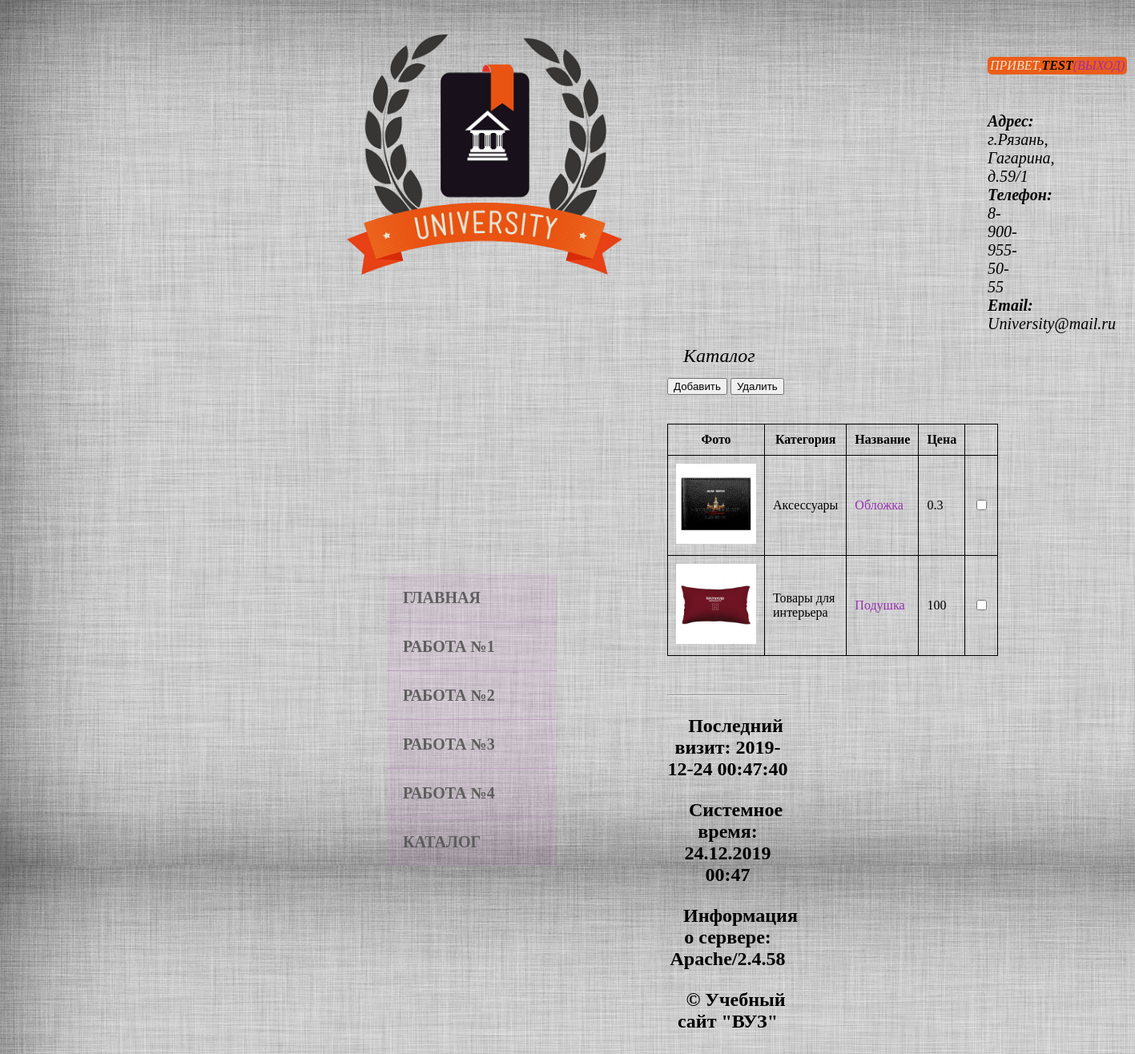
Page /index.php?page=catalog (signed in) on the committed database.
### tables this page shows
CREATE TABLE `items` (
  `id` int(12) NOT NULL,
  `name` varchar(70) NOT NULL,
  `category` varchar(25) NOT NULL,
  `price` float NOT NULL,
  `description` varchar(200) NOT NULL,
  `image` varchar(40) NOT NULL
);

### catalog.php (the view, shortened to what this page needs)
<div class="index-text-1">Каталог</div>
<div class="article">
	<form action="index.php?page=catalog" method="POST">
		<input type="submit" name="add" value="Добавить">
		<input type="submit" name="del" value="Удалить">
		<br><br>
		<br>
		<table class="content" >
			<tr>
				<th>Фото</th>
				<th style="width:200px;">Категория</th>
				<th style="width:500px;">Название</th>
				<th>Цена</th>
				<th></th>
			</tr>
			<?php
				$rows = getRecords("SELECT id,name,category,price,image FROM items ORDER BY id ASC");
				if (!empty($rows))
				{
					foreach($rows as $row)
					{
						echo "<tr>";
						echo "<td><img src='".$row['image'].".jpg"."' height='100' width='100'></td>";
						echo "<td>".$row['category']."</td><td><a href='index.php?page=item&id=".$row['id']."'>".$row['name']."</a></td><td>".$row['price']."</td>";
						echo "<td width='10px'><input type='checkbox' name='delId[]' value=".$row['id']."></td>";
						echo "</tr>";
					}
				}
			?>
		</table>
</form>
</div>

### index.php (shortened to what this page needs)
<?php
	include "lib.inc.php";
	if (isset($_COOKIE['lastVisit']))
		$lastVisit = $_COOKIE['lastVisit'];
	(empty($_GET['page']) ? $page = "" : $page = $_GET['page']);
?>
<!DOCTYPE html>
<html lang="en">
<head>
	<link rel="stylesheet" href="style.css" type="text/css" media="screen" />
</head>
<body>
	<?php include "blocks/top.inc.php" ?>
	<?php include "blocks/menu.inc.php" ?>
	<div>
		<?php
				if (isset($_SESSION['login']))
				{
					if (empty($page)) {
						echo '<div class="index-text-1">
								<p><b>Университет</b> — высшее учебное заведение, где готовятся специалисты по фундаментальным и многим прикладным наукам. Как правило, осуществляет и научно-исследовательскую работу. Многие современные университеты действуют как учебно-научно-практические комплексы. Университеты объединяют в своём составе несколько факультетов, на которых представлена совокупность различных дисциплин, составляющих основы научного знания.</p>
								<p><b>Высшее образование</b> - это своеобразный признак интеллигентности и высокого уровня культуры личности.</p>
							</div>
							<div>
								<img class="index-glavnya-img" src="images/pic1.png" alt="фото университета">
								<video src="images/видео.mp4" width="400" height="150"  preload="auto" controls="controls"></video>
							</div>';
					}
					else
					{
						switch($page)
						{
							case 'catalog': include 'catalog.php';break;
						}
					}
				}
				else
					($page=="registration" ? require 'registration.php' : require 'auth.php');
				?>
	</div>
	<?php include "blocks/bottom.inc.php" ?>
</body>
</html>

### blocks/top.inc.php
<div>
	<a href="index.php"><img class="index-main-img" src="images\logo.png" alt = "'логотип университета" ></a><br>
</div>
<div class="index-text-2">
		<div>
			<?php
				if (!empty($_SESSION['login']))
					echo "<div id='auth'>Привет,<b style='color:black;'>".$_SESSION['login']."</b><a href='index.php?logout=true'>(Выход)</a></div>";
				?>
		</div><br><br><br>
        <div> <b>Адрес:</b> г.Рязань, Гагарина, д.59/1</div>
		<div> <b>Телефон:</b> 8-900-955-50-55 </div>
		<div> <b>Email:</b> University@mail.ru </div>
</div>

### blocks/menu.inc.php
<?php
	$menu = array(
		"Главная"=>"index.php",
		"Работа №1"=>"index.php?page=lab1",
		"Работа №2"=>"index.php?page=lab2",
		"Работа №3"=>"index.php?page=lab3",
		"Работа №4"=>"index.php?page=lab4",
		"Каталог"=>"index.php?page=catalog");
?>
<nav id="menu">
	<?php
		getMenu($menu);
	?>
</nav>

### lib.inc.php (shortened to what this page needs)
<?php
	function getMenu($menu, $vertical=true)
	{
		echo '<ul>';
			foreach ($menu as $link=>$href)
			{
				echo "<li><a href=\"$href\">", $link, '</a></li>';
			}
		echo '</ul>';
	}
	$connect = false;
	function getRecords($query){
		global $connect;
		$result_set = mysqli_query($connect,$query) or die("Ошибка получения записи" . mysqli_error($connect));
		return resultSetArray($result_set);
	}
	function resultSetArray($result_set){
		$array =array();
		while (($row = $result_set->fetch_assoc()) !=false)
			$array[] = $row;
		return $array;
	}
?>

### blocks/bottom.inc.php
<div class="footer">
	<hr>
	<p>Последний визит: <?=$lastVisit?></p>
	<p>Системное время: <?=date("d.m.Y H:i")?></p>
	<p/> Информация о сервере: <?=$_SERVER['SERVER_SOFTWARE']?></p>
	<p>&copy; Учебный сайт "ВУЗ"</p>
</div>

### style.css (style rules this page uses)
body { background: url(images/background.jpg); color: # }
.index-main-img { margin: 10px 0px 0 400px; max-width: 400px; max-height: 300px; position: absolute; }
a { color: #9830b0; text-decoration: none; }
#menu { width:50%;height:auto; }
#menu ul { display:block; width: 30%; height:auto; margin:300px 0px 0 450px; padding:0px; list-style:none; position: absolute; }
#menu ul li { display:block; width:50%; height:auto; position:relative; }
#menu ul li a { position:relative; display:block; width:100%; height:auto; box-sizing:border-box; font-size:20px; text-transform:uppercase; font-weight:bold; color:rgba(89, 89, 86, 0.95); line-height:1.5em; padding:15px 20px; background: rgba(182, 10, 194, 0.05); border-top:1px solid rgba(187, 164, 189, 0.91); text-decoration:none; }
#menu ul li:first-child a { border:10px; }
.index-text-2 { font-size: 15pt; color: 36, 30, 9, 0.95; margin: 20px 200px 0 1200px; font-style: oblique; }
.index-text-1 { margin: 10px 400px 0 800px; font-size: 18pt; color: 36, 30, 9, 0.95; text-indent: 20px; font-style: oblique; line-height: 1.5 ; }
.article { margin: 10px 400px 0 800px; font-size: 12pt; }
.footer { margin: 10px 400px 0 800px; font-size: 18pt; text-indent: 20px; text-align: center; font-weight:bold }
.content { margin: 0 0 0 0; padding-top: 4%; }
.content td,th { padding:10px 10px 10px 10px; }
body { padding: 25px; }
table { border-collapse: collapse; }
tr { height: 25px; }
td, th { border: 1px solid #000; width: 20px; }
#auth { display: block; float: left; background:#EB5D19; border:0 none; -webkit-border-radius: 5px; border-radius: 5px; font-size: 12pt; text-transform:uppercase; color:#EBE7D5; padding: 2px 3px 2px 3px; }

### rows in the picture
items: image (picture), category "Аксессуары", name "Обложка", price "0.3"
items: image (picture), category "Товары для интерьера", name "Подушка", price "100"

### other values in the picture
$_SESSION['login'] "TEST"
$link "ГЛАВНАЯ"
$link "РАБОТА №1"
$link "РАБОТА №2"
$link "РАБОТА №3"
$link "РАБОТА №4"
$link "КАТАЛОГ"
$lastVisit "2019-12-24 00:47:40"
$_SERVER['SERVER_SOFTWARE'] "Apache/2.4.58"
